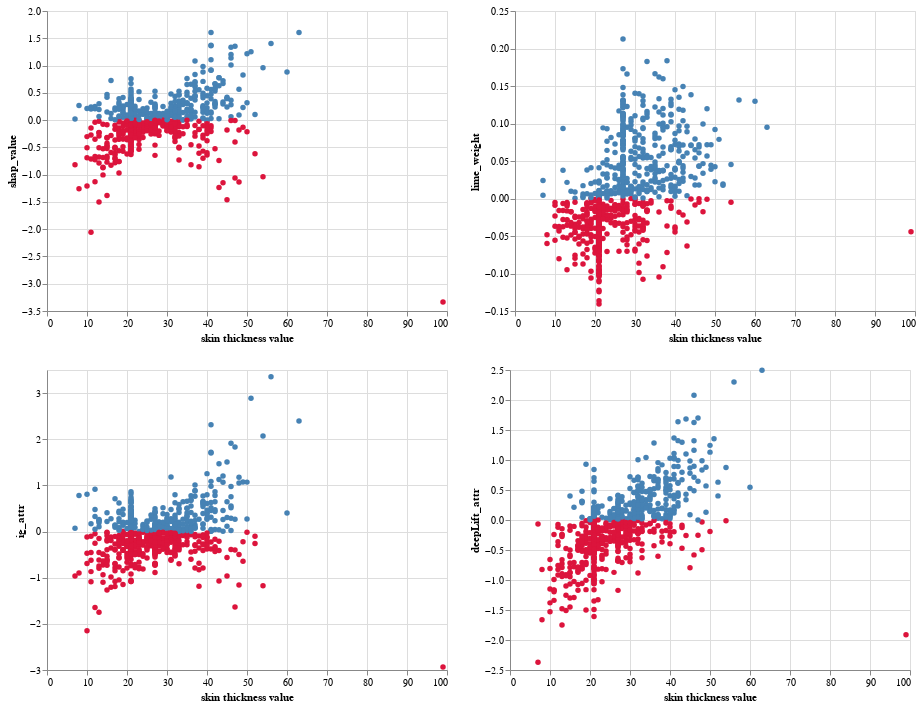

Notebook code cell kept with this figure:
### Code cell
View_scatter_feature(feature_index=6)

### Figure 1 — Vega-Lite specification as saved in the notebook (floating-point values rounded to 4 significant figures; data arrays with more than 128 entries replaced by an {"elided": "..."} marker saying what was removed)
{"config": {"view": {"continuousWidth": 400, "continuousHeight": 300}}, "vconcat": [{"hconcat": [{"mark": "circle", "encoding": {"color": {"field": "shap_is_positive", "legend": null, "scale": {"range": ["crimson", "steelblue"]}, "type": "nominal"}, "opacity": {"condition": {"value": 1.0, "selection": "selector001"}, "value": 0.2}, "x": {"field": "feature_value", "title": "skin thickness value", "type": "quantitative"}, "y": {"field": "shap_value", "type": "quantitative"}}, "resolve": {"scale": {"x": "independent", "y": "independent"}}, "selection": {"selector001": {"type": "interval"}}}, {"mark": "circle", "encoding": {"color": {"field": "lime_is_positive", "legend": null, "scale": {"range": ["crimson", "steelblue"]}, "type": "nominal"}, "opacity": {"condition": {"value": 1.0, "selection": "selector001"}, "value": 0.2}, "x": {"field": "feature_value", "title": "skin thickness value", "type": "quantitative"}, "y": {"field": "lime_weight", "type": "quantitative"}}, "resolve": {"scale": {"x": "independent", "y": "independent"}}, "selection": {"selector001": {"type": "interval"}}}]}, {"hconcat": [{"mark": "circle", "encoding": {"color": {"field": "ig_is_positive", "legend": null, "scale": {"range": ["crimson", "steelblue"]}, "type": "nominal"}, "opacity": {"condition": {"value": 1.0, "selection": "selector001"}, "value": 0.2}, "x": {"field": "feature_value", "title": "skin thickness value", "type": "quantitative"}, "y": {"field": "ig_attr", "type": "quantitative"}}, "resolve": {"scale": {"x": "independent", "y": "independent"}}, "selection": {"selector001": {"type": "interval"}}}, {"mark": "circle", "encoding": {"color": {"field": "deepLift_is_positive", "legend": null, "scale": {"range": ["crimson", "steelblue"]}, "type": "nominal"}, "opacity": {"condition": {"value": 1.0, "selection": "selector001"}, "value": 0.2}, "x": {"field": "feature_value", "title": "skin thickness value", "type": "quantitative"}, "y": {"field": "deepLift_attr", "type": "quantitative"}}, "resolve": {"scale": {"x": "independent", "y": "independent"}}, "selection": {"selector001": {"type": "interval"}}}]}], "data": {"name": "data-0a6e4ee747a38a1e8df05e38648a307a"}, "$schema": "https://vega.github.io/schema/vega-lite/v4.17.0.json", "datasets": {"data-0a6e4ee747a38a1e8df05e38648a307a": {"elided": "768 records"}}}
